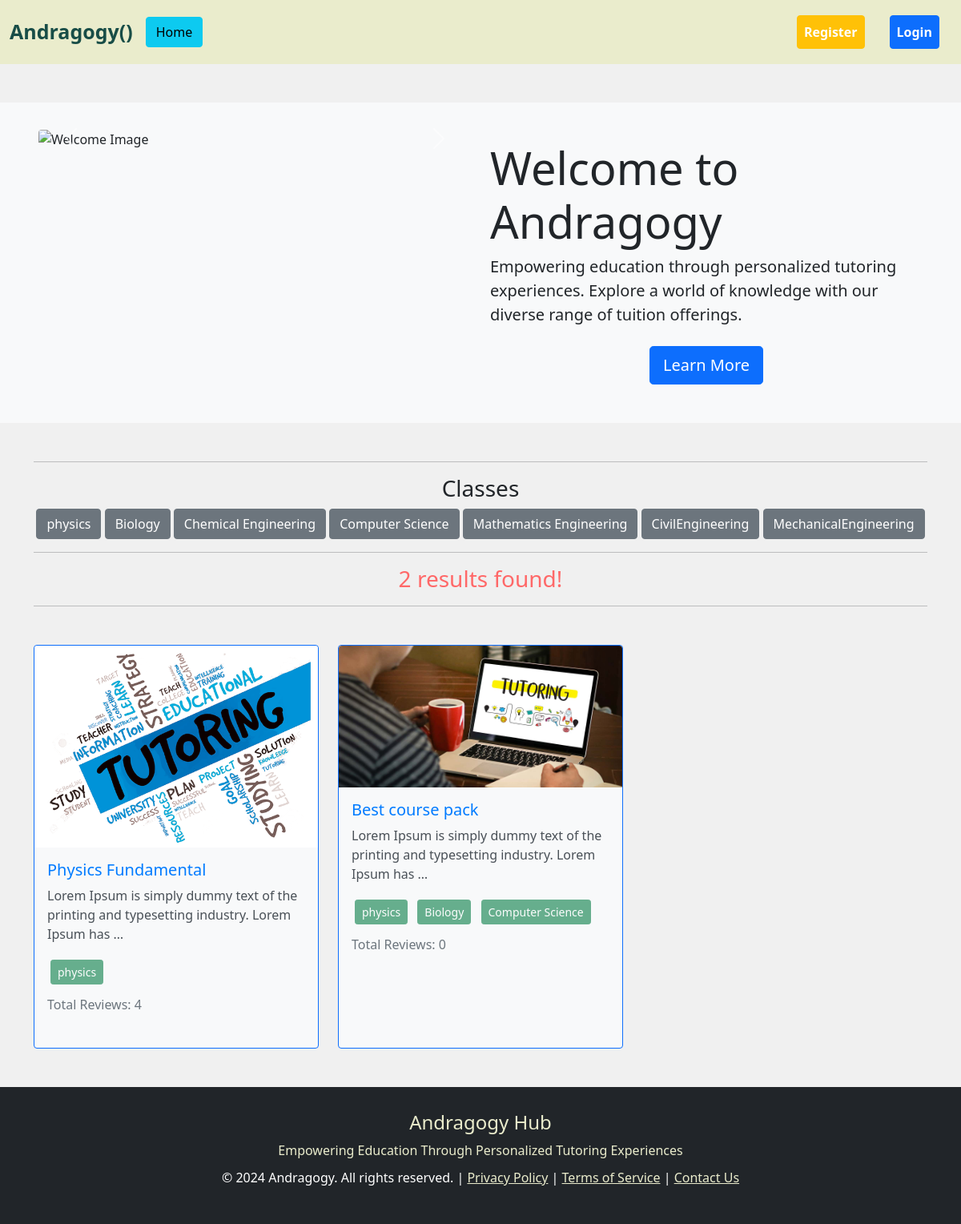
Screenshot of /classes/physics/ with the database file from the repository.
### classes/models.py (models this page shows, shortened)
class Classes(models.Model):
    name = models.CharField(max_length=100)
    slug = models.SlugField(max_length=100, unique=True, null=True, blank=True)

### tutions/models.py (models this page shows, shortened)
class Tution(models.Model):
    title = models.CharField(max_length=50)
    content = models.TextField()
    classes = models.ManyToManyField(Classes)
    author = models.ForeignKey(User, on_delete=models.CASCADE, blank = True, null = True)
    image = models.ImageField(upload_to = 'tutions/media/uploads/', blank = True, null = True)
    user_reviews = models.TextField(null= True, blank = True)

### project_r16_tution/views.py (the view)
# urls.py: 2. Add a URL to urlpatterns:  path('', views.home, name='home')
def home(request, classes_slug = None):
    data = Tution.objects.all()
    if classes_slug is not None:
        classes = Classes.objects.get(slug = classes_slug)
        data = Tution.objects.filter(classes  = classes)
    classes = Classes.objects.all()
    comment = Comment.objects.all()
    return render(request, 'home.html', {'data' : data, 'classes' : classes, 'Comment' : comment})

### templates/home.html (shortened to what this page needs)
{% extends 'base.html' %}
{% load static %}
{% block content %}
<div class="container-fluid bg-light p-5">
  <div class="row">
    <div class="col-md-6">
      <div id="homeCarousel" class="carousel slide" data-bs-ride="carousel">
        <div class="carousel-inner">
          <div class="carousel-item active">
            <img src="https://images.unsplash.com/photo-1588075592446-265fd1e6e76f?crop=entropy&cs=tinysrgb&fit=crop&fm=jpg&h=900&ixid=MnwxfDB8MXxyYW5kb218MHx8ZWR1Y2F0aW9ufHx8fHx8MTcwNjA1NTM0NQ&ixlib=rb-4.0.3&q=80&utm_campaign=api-credit&utm_medium=referral&utm_source=unsplash_source&w=1600" class="img-fluid rounded" alt="Welcome Image">
          </div>
        </div>
        <button class="carousel-control-prev" type="button" data-bs-target="#homeCarousel" data-bs-slide="prev">
          <span class="carousel-control-prev-icon" aria-hidden="true"></span>
        </button>
        <button class="carousel-control-next" type="button" data-bs-target="#homeCarousel" data-bs-slide="next">
          <span class="carousel-control-next-icon" aria-hidden="true"></span>
        </button>
      </div>
    </div>
    <div class="col-md-6">
      <h1 class="display-4">Welcome to Andragogy</h1>
      <p class="lead">Empowering education through personalized tutoring experiences. Explore a world of knowledge with our diverse range of tuition offerings.</p>
      {% if request.user.is_authenticated %}
      {% else %}
        <div class="container text-center mt-4">
          <a href="{% url 'register' %}" class="btn btn-primary btn-lg">Learn More</a>
        </div>
      {% endif %}
    </div>
  </div>
</div>
  <div class="container mt-5">
    <div class="d-grid gap-2 d-md-block col-md-12 text-center">
      <hr>
      <h3>Classes</h3>
      {% for cls in classes %}
        <a href="{% url 'classes_wise_post' cls.slug %}" class="btn btn-secondary" type="button">{{ cls.name }} </a>
      {% endfor %}
      <hr>
      <h3 style="color: #FF6868;">{{ data | length }} results found!</h3>
      <hr>
    </div>
    <div class="row row-cols-1 row-cols-md-3 g-4 mt-4">
      {% for post in data %}
        <div class="col">
          <div class="card h-100 border border-primary rounded">
            <img src="{{ post.image.url }}" class="card-img-top rounded-top" alt="{{ post.title }}">
            <div class="card-body">
              <h5 class="card-title">{{ post.title }}</h5>
              <p class="card-text">{{ post.content | truncatewords:15 }}</p>
              <p>
                {% for cat in post.classes.all %}
                  <button class="btn btn-success btn-sm m-1" disabled>{{ cat.name }}</button>
                {% endfor %}
              </p>
              <h6 class="card-subtitle mb-2 text-muted">Total Reviews: {{ post.comments.count }}</h6>
            </div>
          </div>
        </div>
      {% endfor %}
    </div>
  </div>
{% endblock %}

### templates/home.html (style rules this page uses)
#homeCarousel { max-height: 330px; overflow: hidden; margin-top: -16px; }

### rows the page displays
Classes: name "physics"
Classes: name "Biology"
Classes: name "Chemical Engineering"
Classes: name "Computer Science"
Classes: name "Mathematics Engineering"
Classes: name "CivilEngineering"
Classes: name "MechanicalEngineering"
Tution: image (picture), title "Physics Fundamental", content "Lorem Ipsum is simply dummy text of the printing and typesetting industry. Lorem Ipsum has …", comments.count "4"
Tution: image (picture), title "Best course pack", content "Lorem Ipsum is simply dummy text of the printing and typesetting industry. Lorem Ipsum has …", comments.count "0"

### other values shown
{{ data | length }} "2"
